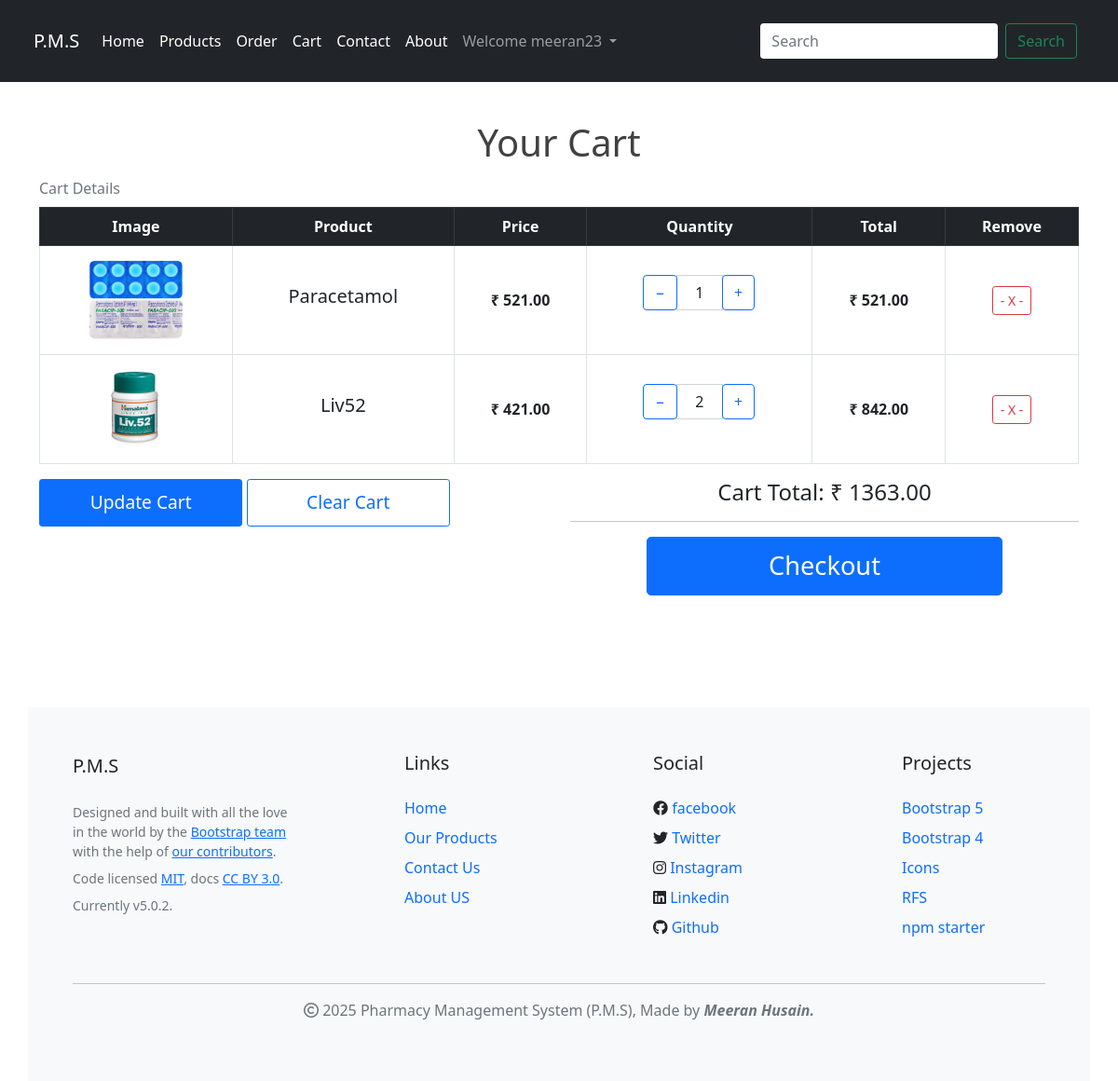
The page /carts/cart/ (signed in) on the database its author committed.
### carts/models.py (models this page shows, shortened)
class Cart(models.Model):
    user = models.ForeignKey(User,on_delete=models.CASCADE)
    product = models.ForeignKey(Medicine,on_delete=models.CASCADE)
    quantity = models.IntegerField(validators =[MinValueValidator(1)])
    updated_at = models.DateTimeField(auto_now=True)
    created_at = models.DateTimeField(auto_now_add=True)
    class Meta:
        unique_together = [['user','product']]

### products/models.py (models this page shows, shortened)
class Medicine(models.Model):
    name = models.CharField(max_length=255)
    brand = models.ForeignKey(Brand, on_delete=models.CASCADE)
    category = models.ForeignKey(Category, on_delete=models.CASCADE)
    price = models.DecimalField(max_digits=10, decimal_places=2)
    description = models.TextField()
    stock = models.PositiveIntegerField(default=0)
    is_available = models.BooleanField(default=True)
    created_at = models.DateTimeField(auto_now_add=True)
    updated_at = models.DateTimeField(auto_now=True)
    image = models.ImageField(upload_to='products/', blank=True, null=True, default='images/xyz.jpg')
    class Meta:
        db_table = 'Medicine'

### carts/views.py (the view)
# urls.py: path('cart/',views.cart,name = 'cart'),
@login_required
def cart(request):
    user  = get_object_or_404(User,username=request.user)
    cart = Cart.objects.filter(user = user)
    return render(request,'cart/cart.html',{'cart':cart})

### carts/templatetags/total.py (called while the page is built)
@register.filter(name='total_price')
def total_price(value):
    result = 0
    for i in value:
        result += (i.product.price * i.quantity)
    return result

@register.filter(name='item_total_price')
def item_total_price(cart_item):
    return cart_item.product.price * cart_item.quantity

### carts/templates/cart/cart.html (shortened to what this page needs)
{% extends 'base.html' %}
{% load total %}
{% block body %}
<div class="site-section py-4">
    <div class="container">
        <div class="row mb-5">
            {% if cart %}
            <form action="{% url 'update_cart' %}" method="post" class="col-md-12">
                <div>
                    <h1 class="text-center" style="margin-top: 1.5%; margin-bottom: 0.5%; color:  #414141;">Your Cart</h1>
                </div>
                <div class="site-blocks-table table-responsive">
                    <table class="table table-bordered table-hover caption-top">
                        <caption>Cart Details</caption>
                        <thead class="table-dark">
                            <tr>
                                <th class="product-thumbnail">Image</th>
                                <th class="product-name">Product</th>
                                <th class="product-price">Price</th>
                                <th class="product-quantity">Quantity</th>
                                <th class="product-total">Total</th>
                                <th class="product-remove">Remove</th>
                            </tr>
                        </thead>
                        <tbody>
                            {% for item in cart %}
                            <tr>
                                <td class="product-thumbnail">
                                    <img src="{{ item.product.image.url }}" alt="Product Image" class="img-fluid" style="width: 100px;">
                                </td>
                                <td class="product-name">
                                    <h2 class="h5 text-black">{{ item.product.name }}</h2>
                                </td>
                                <td style="font-weight: bold;">&#8377; {{ item.product.price }}</td>
                                <td >
                                    <div class="input-group mb-3" style="max-width: 120px; margin-left: 23%;">
                                        <div class="input-group-prepend">
                                            <button class="btn btn-outline-primary js-btn-minus" type="button">&minus;</button>
                                        </div>
                                        <input type="text" class="form-control text-center"
                                               name="{{ item.id }}"
                                               value="{{ item.quantity }}"
                                               min="0" max="{{ item.product.quantity }}" step="1" >
                                        <div class="input-group-append">
                                            <button class="btn btn-outline-primary js-btn-plus" type="button" >&plus;</button>
                                        </div>
                                    </div>
                                </td>
                                <td style="font-weight: bold;">&#8377; {{ item|item_total_price }}</td>
                                <td>
                                    <a href="{% url 'remove_item_from_cart' item.id %}" class="btn btn-outline-danger btn-sm">- X -</a>
                                </td>
                            </tr>
                            {% endfor %}
                        </tbody>
                    </table>
                </div>
                <div class="row">
                    <div class="col-md-6">
                        <button type="submit" class="btn btn-primary btn-sm btn-block" style="font-size: 1.2rem; padding: 10px 0; width: 40%;">Update Cart</button>
                        <a href="{% url 'clear_cart' %}" class="btn btn-outline-primary btn-sm btn-block"  style="font-size: 1.2rem; padding: 10px 0; width: 40%;">Clear Cart</a>
                    </div>
                    <div class="col-md-6 text-right">
                        <h4 class="text-center">Cart Total: &#8377; {{ cart|total_price }}</h4>
                        <hr>
                        <div class="d-flex justify-content-center">
                            <a href="{% url 'checkout' %}" class="btn btn-primary btn-lg" style="font-size: 1.7rem; padding: 10px 0; width: 70%;">Checkout</a>
                        </div>
                    </div>
                </div>
            </form>
            {% else %}
            <h1 class="text-center py-5">Your cart is empty</h1>
            <a href="{% url 'all_products' %}" class="btn btn-primary btn-lg d-block mx-auto" style="width: fit-content;">Keep Shopping</a>
            {% endif %}
        </div>
    </div>
</div>
{% endblock %}

### templates/base.html (shortened to what this page needs)
{% load static %}
<!DOCTYPE html>
<html lang="en">
  <head>
    <link
      href="https://cdn.jsdelivr.net/npm/bootstrap@5.0.2/dist/css/bootstrap.min.css"
      rel="stylesheet"
    />
    <link rel="stylesheet" href="{% static 'css/style.css' %}" />
    <link
      rel="stylesheet"
      href="https://cdnjs.cloudflare.com/ajax/libs/font-awesome/6.1.1/css/all.min.css"
    />
  </head>
  <body>
    <nav class="navbar navbar-expand-lg navbar-dark bg-dark p-4">
      <div class="container-fluid">
        <a class="navbar-brand" href="/">P.M.S</a>
        <div class="collapse navbar-collapse" id="navbarSupportedContent">
          <ul class="navbar-nav me-auto mb-2 mb-lg-0">
            <li class="nav-item">
              <a class="nav-link active" aria-current="page" href="/">Home</a>
            </li>
            <li class="nav-item">
              <a class="nav-link active" aria-current="page" href="{% url 'all_products' %}"
                >Products</a
              >
            </li>
            <li class="nav-item">
              <a class="nav-link active" aria-current="page" href="{% url 'orders' %}"
                >Order</a
              >
            </li>
            <li class="nav-item">
              <a class="nav-link active" aria-current="page" href="/carts/cart/"
                >Cart</a
              >
            </li>
            <li class="nav-item">
              <a class="nav-link active" href="{% url 'contact' %}">Contact</a>
            </li>
            <li class="nav-item">
              <a class="nav-link active" href="{% url 'about' %}">About</a>
            </li>
            {% if request.user.is_authenticated %}
            <li class="nav-item dropdown">
              <a
                class="nav-link dropdown-toggle"
                href="#"
                id="navbarDropdown"
                role="button"
                data-bs-toggle="dropdown"
                aria-expanded="false"
              >
                Welcome {{ user.username }}
              </a>
            </li>
            {% endif %}
          </ul>
          <form action="{% url 'search_product' %}" method="get" class="d-flex">
            <input type="text" name="q" class="form-control border-0" placeholder="Search" value="{{ query|default:'' }}">
            <button class="btn btn-outline-success mx-2" type="submit">
              Search
            </button>
          </form>
        </div>
      </div>
    </nav>
    {% block body %}
    {% endblock body %}
    <br /><br />
    <div class="container py-5 bg-light p-5">
      <div class="row">
        <div class="col-lg-3 mb-3">
          <a
            class="d-inline-flex align-items-center mb-4 link-dark text-decoration-none"
            href="/"
            aria-label="Bootstrap"
          >
            <span class="fs-5">P.M.S</span>
          </a>
          <ul class="list-unstyled small text-muted">
            <li class="mb-2">
              Designed and built with all the love in the world by the
              <a href="/docs/5.0/about/team/">Bootstrap team</a> with the help
              of
              <a href="https://github.com/twbs/bootstrap/graphs/contributors"
                >our contributors</a
              >.
            </li>
            <li class="mb-2">
              Code licensed
              <a
                href="https://github.com/twbs/bootstrap/blob/main/LICENSE"
                target="_blank"
                rel="license noopener"
                >MIT</a
              >, docs
              <a
                href="https://creativecommons.org/licenses/by/3.0/"
                target="_blank"
                rel="license noopener"
                >CC BY 3.0</a
              >.
            </li>
            <li class="mb-2">Currently v5.0.2.</li>
          </ul>
        </div>
        <div class="col-6 col-lg-3 offset-lg-1 mb-3">
          <h5 class="mb-4">Links</h5>
          <ul class="list-unstyled">
            <li class="mb-2"><a href="/" class="text-decoration-none">Home</a></li>
            <li class="mb-2"><a href="{% url 'all_products' %}" class="text-decoration-none">Our Products</a></li>
            <li class="mb-2"><a href="{% url 'contact' %}" class="text-decoration-none">Contact Us</a></li>
            <li class="mb-2"><a href="{% url 'about' %}" class="text-decoration-none">About US</a></li>
          </ul>
        </div>
        <div class="col-6 col-lg-3 mb-3">
          <h5 class="mb-4">Social</h5>
          <ul class="list-unstyled">
            <li class="mb-2">
              <i class="fa-brands fa-facebook"></i>
              <a href="https://www.facebook.com/" class="text-decoration-none" target="_blank">facebook</a>
            </li>
            <li class="mb-2">
              <i class="fa-brands fa-twitter"></i>
              <a href="https://Twitter.com/" class="text-decoration-none" target="_blank">Twitter</a>
            </li>
            <li class="mb-2">
              <i class="fa-brands fa-instagram"></i>
              <a href="https://Instagram.com/" class="text-decoration-none" target="_blank">Instagram</a>
            </li>
            <li class="mb-2">
              <i class="fa-brands fa-linkedin"></i>
              <a href="https://Linkedin.com/" class="text-decoration-none" target="_blank">Linkedin</a>
            </li>
            <li class="mb-2">
              <i class="fa-brands fa-github"></i>
              <a href="https://github.com/" class="text-decoration-none" target="_blank">Github</a>
            </li>
          </ul>
        </div>
        <div class="col-6 col-lg-2 mb-3">
          <h5 class="mb-4">Projects</h5>
          <ul class="list-unstyled">
            <li class="mb-2">
              <a href="https://github.com/twbs/bootstrap" class="text-decoration-none">Bootstrap 5</a>
            </li>
            <li class="mb-2">
              <a href="https://github.com/twbs/bootstrap/tree/v4-dev" class="text-decoration-none">Bootstrap 4</a
              >
            </li>
            <li class="mb-2">
              <a href="https://github.com/twbs/icons" class="text-decoration-none">Icons</a>
            </li>
            <li class="mb-2"><a href="https://github.com/twbs/rfs" class="text-decoration-none">RFS</a></li>
            <li class="mb-2">
              <a href="https://github.com/twbs/bootstrap-npm-starter" class="text-decoration-none">npm starter</a
              >
            </li>
          </ul>
        </div>
      </div>
      <hr>
      <p class="text-center text-muted"><i class="fa-regular fa-copyright"></i> 2025 Pharmacy Management System (P.M.S), Made by <span class="fw-bold fst-italic">Meeran Husain. </span></p>
    </div>
  </body>
</html>

### carts/templates/cart/cart.html (style rules this page uses)
.table th, .table td { text-align: center; vertical-align: middle; }
.input-group .form-control { font-size: 1rem; }

### rows shown on the page
Cart: product.image (picture), product.name "Paracetamol", product.price "521.00", quantity "1", product+quantity "521.00", product+quantity "1363.00"
Cart: product.image (picture), product.name "Liv52", product.price "421.00", quantity "2", product+quantity "842.00"

### other values the page prints
{{ user.username }} "meeran23"
